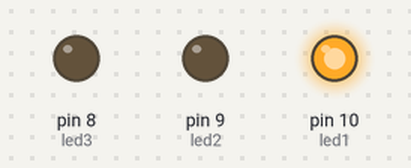
The sketch below on a simulated Arduino Uno, built with avr-gcc and run on an emulated ATmega328P. Parts: output pins drawn as LEDs (lit = HIGH).

Above: at 4.0 s.
At 8.5 s:
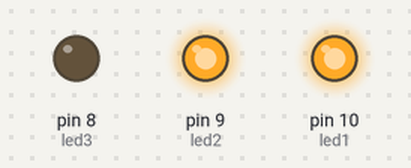
At 13.0 s:
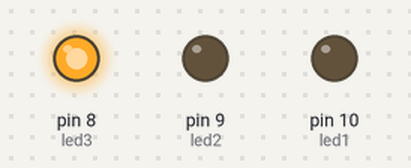
At 17.5 s:
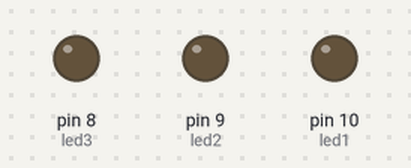
At 20.0 s:
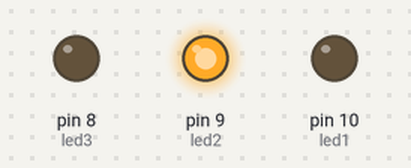
Timing chart, 0 to 27.3 s (numbered marks = the images above):
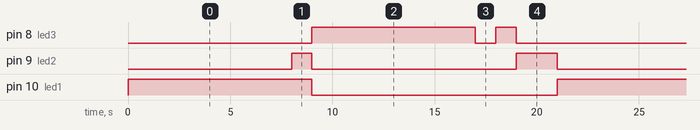

The sketch:

Traffic_Light_A.ino
```cpp
int led1= 10 ;
int led2= 9 ;
int led3= 8 ;

void setup() {
pinMode(led1, OUTPUT) ;
pinMode(led2, OUTPUT) ;
pinMode(led3, OUTPUT) ;


}

void loop() {
   digitalWrite(led1, HIGH) ;
  delay(8000);
   digitalWrite(led2, HIGH) ;
  delay(1000);
   digitalWrite(led1, LOW) ;
   digitalWrite(led2, LOW) ;
   digitalWrite(led3, HIGH) ;
  delay(8000);
   digitalWrite(led3, LOW) ;
  delay(1000);
   digitalWrite(led3, HIGH) ;
     delay(1000);
   digitalWrite(led3, LOW) ;
   digitalWrite(led2, HIGH) ;
  delay(2000);
 digitalWrite(led2, LOW) ;


}
```

Measured:
- by itself, pin 8 (led3): repeats every 21.0 s: LOW 1.0 s, HIGH 1.0 s, LOW 11.0 s, HIGH 8.0 s
- by itself, pin 9 (led2): repeats every 21.0 s: LOW 10.0 s, HIGH 2.0 s, LOW 8.0 s, HIGH 1.0 s
- by itself, pin 10 (led1): alternates HIGH for 9.0 s and LOW for 12.0 s
